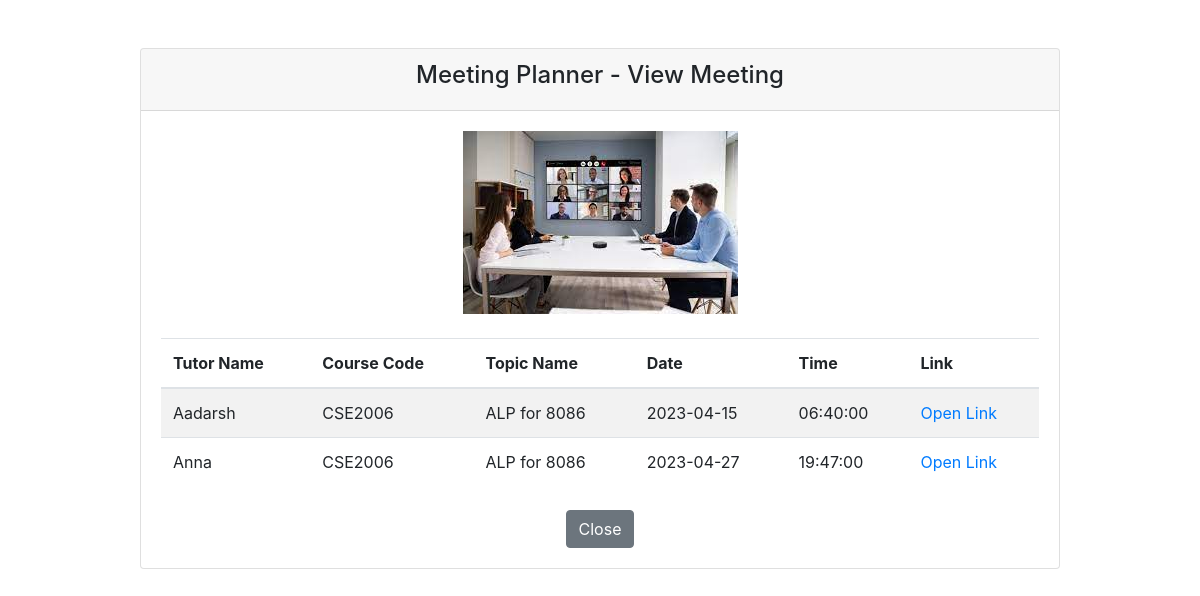
The page /student/viewMeetings.php on the database its author committed.
### tables this page shows
CREATE TABLE `meetings` (
  `temail` varchar(40) NOT NULL,
  `tname` varchar(50) NOT NULL,
  `code` varchar(50) NOT NULL,
  `topic` varchar(200) NOT NULL,
  `id` int(11) NOT NULL,
  `sstart` date NOT NULL DEFAULT current_timestamp(),
  `stime` time NOT NULL DEFAULT current_timestamp()
);

### student/viewMeetings.php (the view, shortened to what this page needs)
<!DOCTYPE html>
<html lang="en">
<head>
    <link rel="stylesheet" href="https://maxcdn.bootstrapcdn.com/bootstrap/4.5.2/css/bootstrap.min.css">
</head>
<body>
    <div class="container mt-5">
        <div class="row justify-content-center">
            <div class="col-md-10">
                <div class="card">
                    <div class="card-header">
                        <h4 class="text-center">Meeting Planner - View Meeting</h4>
                    </div>
                    <div class="card-body">
                        <div class="text-center mb-4">
                            <img src="logo.jpeg" alt="Meeting Planner Logo" class="img-fluid">
                        </div>
                        <div class="table-responsive">
                            <table class="table table-striped">
                                <thead>
                                    <tr>
                                        <th>Tutor Name</th>
                                        <th>Course Code</th>
                                        <th>Topic Name</th>
                                        <th>Date</th>
                                        <th>Time</th>
                                        <th>Link</th>
                                    </tr>
                                </thead>
                                <tbody>
                                    <?php
                                    $conn = mysqli_connect("localhost", "root", "", "TutorSpot");
                                    $currTime=date('H:i:s');
                                    $currDate=date('Y-m-d');
            $sql="select * from meetings where sstart>'$currDate' or (sstart='$currDate' and  stime > '$currTime')";
                                    $result = mysqli_query($conn, $sql);
                                    if (mysqli_num_rows($result) > 0) {
                                        while($row = mysqli_fetch_assoc($result)) {
                                            echo "<tr>";
                                            echo "<td>" . $row['tname'] . "</td>";
                                            echo "<td>" . $row['code'] . "</td>";
                                            echo "<td>" . $row['topic'] . "</td>";
                                            echo "<td>" . $row['sstart'] . "</td>";
                                            echo "<td>" . $row['stime'] . "</td>";
                                            echo "<td><a href='indexstu.html' target='_blank'>Open Link</a></td>";
                                            echo "</tr>";
                                        }
                                    } else {
                                        echo "<tr><td colspan='5' class='text-center'>No meetings found.</td></tr>";
                                    }
                                    ?>
                                </tbody>
                            </table>
                            <form method="post">
                            <div class="text-center mt-4">
                                <button type="submit" name="back" class="btn btn-secondary">Close</button>
                            </div>
                        </form>
                        </div>
                    </div>
                </div>
            </div>
        </div>
    </div>
</body>
</html>

### rows shown on the page
meetings: tname "Aadarsh", code "CSE2006", topic "ALP for 8086", sstart "2023-04-15", stime "06:40:00"
meetings: tname "Anna", code "CSE2006", topic "ALP for 8086", sstart "2023-04-27", stime "19:47:00"
